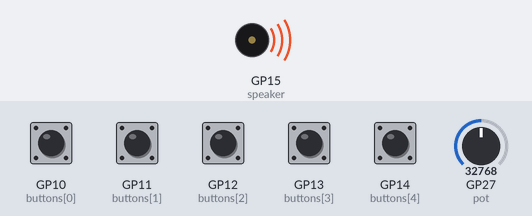
This program was run on a simulated Raspberry Pi Pico running MicroPython. On the bench: buzzer (waves = sounding). The test bench sets the inputs (shaded band); at power-on: GP10 (buttons[0]), GP11 (buttons[1]), GP12 (buttons[2]), GP13 (buttons[3]), GP14 (buttons[4]) HIGH, GP27 (pot) = 32768 (analog values on the 0–65535 scale). What the program prints to the serial console is not drawn. At 1.3 s the program stops and its outputs stay as they are.

Above: at 1.2 s.
1.3 s: GP14 (buttons[4]) pulled LOW for 0.15 s
At 2.0 s:
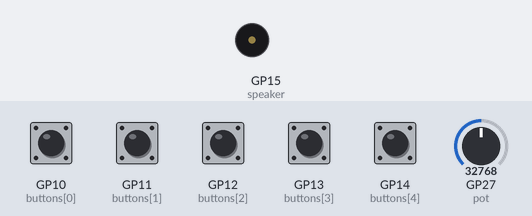
Timing chart, 0 to 2.8 s (numbered marks = the images above; inputs shaded):
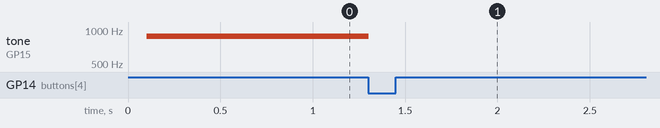

Measured:
- after the input at 1.3 s, tone on GP15 (speaker): 880 Hz → silent at once

The program:

theremin.py
```python
from machine import Pin, ADC, PWM
import utime

pot = ADC(Pin(27))
speaker = PWM(Pin(15))

buttons = [10, 11, 12, 13, 14]
for x in range(len(buttons)):
    buttons[x] = Pin(buttons[x], Pin.IN, Pin.PULL_UP)

sleap_time = 0.1
while True:
    utime.sleep(sleap_time)
    reading = pot.read_u16()
    print(reading)
    freq = max(440. * 4 * reading / 65536., 130.81)
    speaker.freq(round(freq))
    speaker.duty_u16(2 ** 15)

    if not buttons[0].value():
        sleap_time = 0.025
    elif not buttons[1].value():
        sleap_time = 0.05
    elif not buttons[2].value():
        sleap_time = 0.1
    elif not buttons[3].value():
        sleap_time = 0.2
    elif not buttons[4].value():
        break

speaker.deinit()
```
